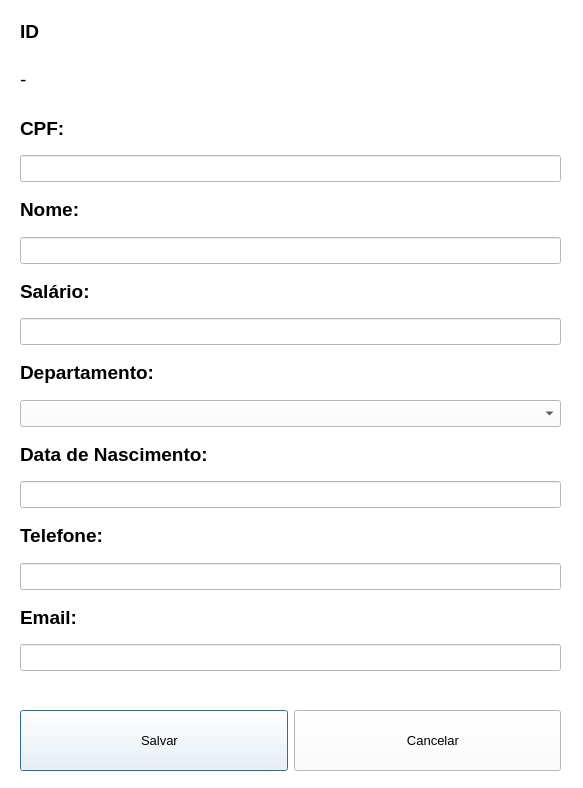
<?xml version="1.0" encoding="UTF-8"?>
<ui version="4.0">
 <class>EditarFuncionario</class>
 <widget class="QDialog" name="EditarFuncionario">
  <property name="geometry">
   <rect>
    <x>0</x>
    <y>0</y>
    <width>583</width>
    <height>788</height>
   </rect>
  </property>
  <property name="windowTitle">
   <string>Editar Funcionário</string>
  </property>
  <property name="styleSheet">
   <string notr="true">background-color:rgb(255,255,255);</string>
  </property>
  <widget class="QWidget" name="layoutWidget">
   <property name="geometry">
    <rect>
     <x>20</x>
     <y>710</y>
     <width>541</width>
     <height>61</height>
    </rect>
   </property>
   <layout class="QHBoxLayout" name="horizontalLayout">
    <item>
     <widget class="QPushButton" name="btnSalvarEdicaoFuncionario">
      <property name="sizePolicy">
       <sizepolicy hsizetype="Expanding" vsizetype="Expanding">
        <horstretch>0</horstretch>
        <verstretch>0</verstretch>
       </sizepolicy>
      </property>
      <property name="font">
       <font>
        <pointsize>10</pointsize>
       </font>
      </property>
      <property name="text">
       <string>   Salvar</string>
      </property>
      <property name="icon">
       <iconset resource="imagens.qrc">
        <normaloff>:/Imagens/Imagens/salvar.png</normaloff>:/Imagens/Imagens/salvar.png</iconset>
      </property>
     </widget>
    </item>
    <item>
     <widget class="QPushButton" name="btnCancelarEdicaoFuncionario">
      <property name="sizePolicy">
       <sizepolicy hsizetype="Expanding" vsizetype="Expanding">
        <horstretch>0</horstretch>
        <verstretch>0</verstretch>
       </sizepolicy>
      </property>
      <property name="font">
       <font>
        <pointsize>10</pointsize>
       </font>
      </property>
      <property name="text">
       <string>   Cancelar</string>
      </property>
      <property name="icon">
       <iconset resource="imagens.qrc">
        <normaloff>:/Imagens/Imagens/cancelar.png</normaloff>:/Imagens/Imagens/cancelar.png</iconset>
      </property>
     </widget>
    </item>
   </layout>
  </widget>
  <widget class="QWidget" name="layoutWidget_2">
   <property name="geometry">
    <rect>
     <x>20</x>
     <y>10</y>
     <width>541</width>
     <height>661</height>
    </rect>
   </property>
   <layout class="QVBoxLayout" name="verticalLayout">
    <item>
     <widget class="QLabel" name="label_8">
      <property name="font">
       <font>
        <pointsize>14</pointsize>
        <weight>75</weight>
        <bold>true</bold>
       </font>
      </property>
      <property name="text">
       <string>ID</string>
      </property>
     </widget>
    </item>
    <item>
     <widget class="QLabel" name="lblEditarFuncionario_ID">
      <property name="font">
       <font>
        <pointsize>14</pointsize>
       </font>
      </property>
      <property name="text">
       <string>-</string>
      </property>
     </widget>
    </item>
    <item>
     <widget class="QLabel" name="label">
      <property name="font">
       <font>
        <pointsize>14</pointsize>
        <weight>75</weight>
        <bold>true</bold>
       </font>
      </property>
      <property name="text">
       <string>CPF:</string>
      </property>
     </widget>
    </item>
    <item>
     <widget class="QLineEdit" name="txtEditarFuncionario_CPF">
      <property name="font">
       <font>
        <pointsize>12</pointsize>
       </font>
      </property>
     </widget>
    </item>
    <item>
     <widget class="QLabel" name="label_2">
      <property name="font">
       <font>
        <pointsize>14</pointsize>
        <weight>75</weight>
        <bold>true</bold>
       </font>
      </property>
      <property name="text">
       <string>Nome:</string>
      </property>
     </widget>
    </item>
    <item>
     <widget class="QLineEdit" name="txtEditarFuncionario_Nome">
      <property name="font">
       <font>
        <pointsize>12</pointsize>
       </font>
      </property>
     </widget>
    </item>
    <item>
     <widget class="QLabel" name="label_3">
      <property name="font">
       <font>
        <pointsize>14</pointsize>
        <weight>75</weight>
        <bold>true</bold>
       </font>
      </property>
      <property name="text">
       <string>Salário:</string>
      </property>
     </widget>
    </item>
    <item>
     <widget class="QLineEdit" name="txtEditarFuncionario_Salario">
      <property name="font">
       <font>
        <pointsize>12</pointsize>
       </font>
      </property>
     </widget>
    </item>
    <item>
     <widget class="QLabel" name="label_4">
      <property name="font">
       <font>
        <pointsize>14</pointsize>
        <weight>75</weight>
        <bold>true</bold>
       </font>
      </property>
      <property name="text">
       <string>Departamento:</string>
      </property>
     </widget>
    </item>
    <item>
     <widget class="QComboBox" name="cmbEditarFuncionario_Departamento">
      <property name="font">
       <font>
        <pointsize>12</pointsize>
       </font>
      </property>
      <item>
       <property name="text">
        <string/>
       </property>
      </item>
      <item>
       <property name="text">
        <string>Administrativo</string>
       </property>
      </item>
      <item>
       <property name="text">
        <string>Comercial</string>
       </property>
      </item>
      <item>
       <property name="text">
        <string>Financeiro</string>
       </property>
      </item>
      <item>
       <property name="text">
        <string>Jurídico</string>
       </property>
      </item>
      <item>
       <property name="text">
        <string>Marketing</string>
       </property>
      </item>
      <item>
       <property name="text">
        <string>Operacional</string>
       </property>
      </item>
      <item>
       <property name="text">
        <string>Recursos Humanos</string>
       </property>
      </item>
     </widget>
    </item>
    <item>
     <widget class="QLabel" name="label_5">
      <property name="font">
       <font>
        <pointsize>14</pointsize>
        <weight>75</weight>
        <bold>true</bold>
       </font>
      </property>
      <property name="text">
       <string>Data de Nascimento:</string>
      </property>
     </widget>
    </item>
    <item>
     <widget class="QLineEdit" name="txtEditarFuncionario_DataNascimento">
      <property name="font">
       <font>
        <pointsize>12</pointsize>
       </font>
      </property>
     </widget>
    </item>
    <item>
     <widget class="QLabel" name="label_6">
      <property name="font">
       <font>
        <pointsize>14</pointsize>
        <weight>75</weight>
        <bold>true</bold>
       </font>
      </property>
      <property name="text">
       <string>Telefone:</string>
      </property>
     </widget>
    </item>
    <item>
     <widget class="QLineEdit" name="txtEditarFuncionario_Telefone">
      <property name="font">
       <font>
        <pointsize>12</pointsize>
       </font>
      </property>
     </widget>
    </item>
    <item>
     <widget class="QLabel" name="label_7">
      <property name="font">
       <font>
        <pointsize>14</pointsize>
        <weight>75</weight>
        <bold>true</bold>
       </font>
      </property>
      <property name="text">
       <string>Email:</string>
      </property>
     </widget>
    </item>
    <item>
     <widget class="QLineEdit" name="txtEditarFuncionario_Email">
      <property name="font">
       <font>
        <pointsize>12</pointsize>
       </font>
      </property>
     </widget>
    </item>
   </layout>
  </widget>
 </widget>
 <resources>
  <include location="imagens.qrc"/>
 </resources>
 <connections/>
</ui>
